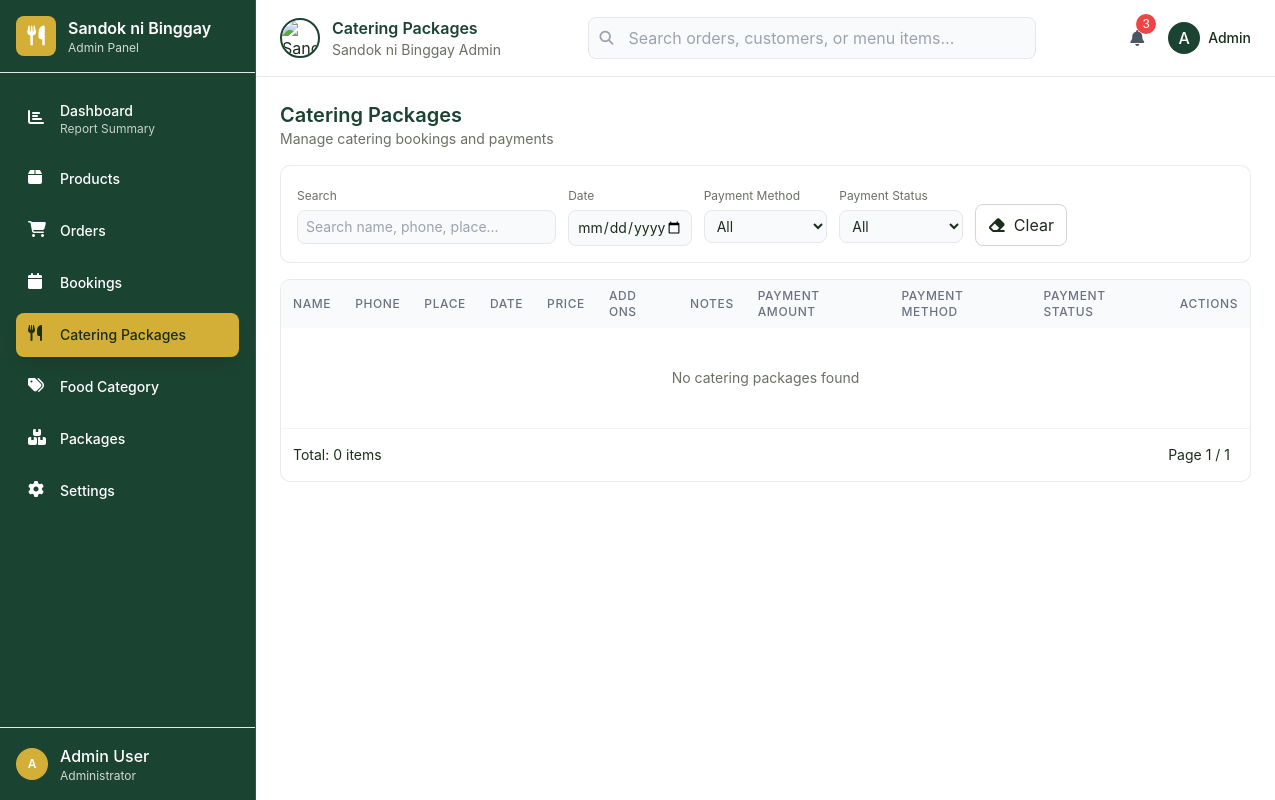
The app's page /admin/admin.php?section=catering, older data.
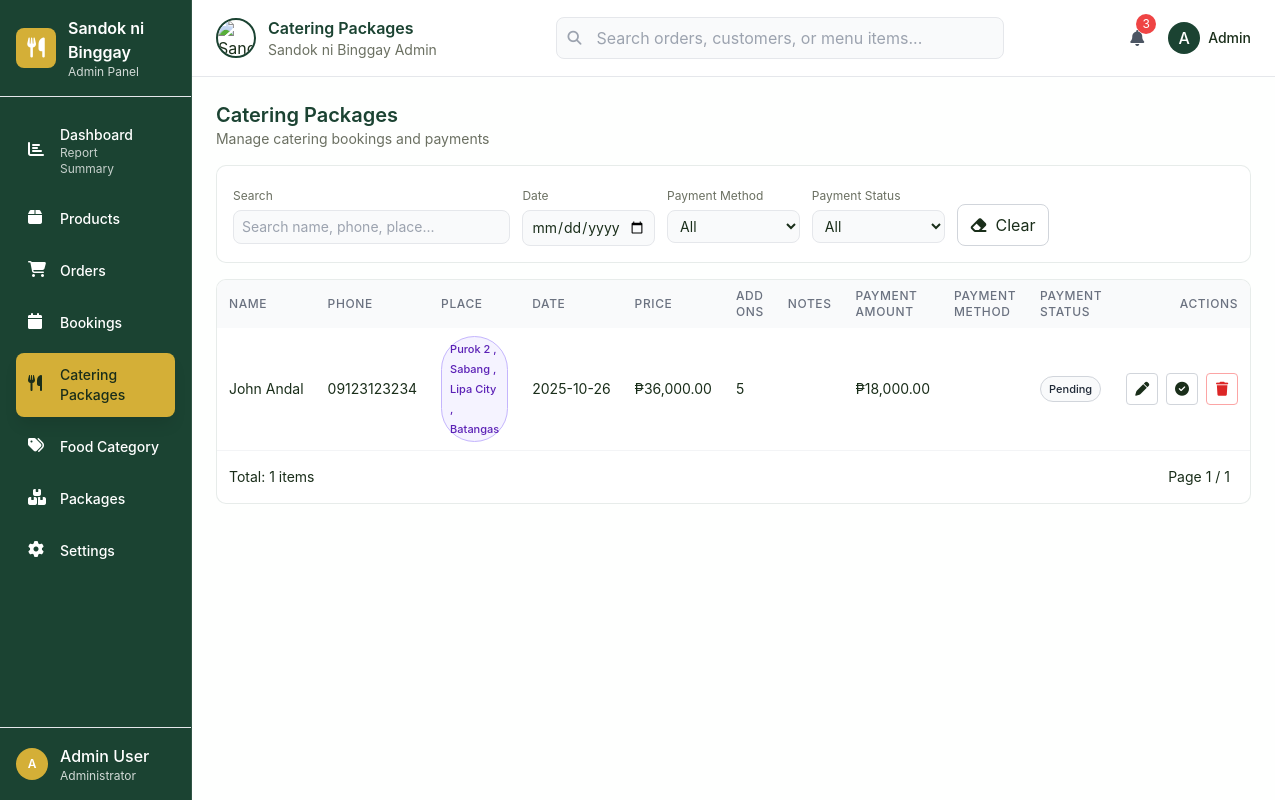
The same page, newer data.
### tables this page shows
CREATE TABLE `cateringpackages` (
  `cp_id` int(11) NOT NULL,
  `user_id` int(11) NOT NULL,
  `cp_name` varchar(255) NOT NULL,
  `cp_phone` varchar(11) NOT NULL,
  `cp_place` varchar(255) NOT NULL,
  `cp_date` date NOT NULL,
  `cp_price` decimal(10,2) NOT NULL,
  `cp_addon_pax` int(11) DEFAULT NULL,
  `cp_notes` text DEFAULT NULL,
  `created_at` timestamp NOT NULL DEFAULT current_timestamp() ON UPDATE current_timestamp()
);

### admin/admin.php (the view, shortened to what the rows shown need)
<!DOCTYPE html>
<html lang="en">
<head>
    <?php
        $db = new database();
    $section = $_GET['section'] ?? '';
    $section = is_string($section) ? strtolower($section) : '';
    ?>
    <script src="https://cdn.tailwindcss.com"></script>
    <link href="https://cdnjs.cloudflare.com/ajax/libs/font-awesome/6.4.0/css/all.min.css" rel="stylesheet">
</head>
<body class="h-screen overflow-hidden">
    <div class="flex h-full">
        <div class="flex-1 flex flex-col">
            <header class="bg-white border-b border-gray-200 px-6 py-4">
                <div class="flex items-center justify-between">
                    <div class="flex items-center gap-4">
                        <div class="flex items-center gap-3">
                            <div>
                                <h2 id="page-title" class="text-primary font-semibold"><?php
                                    $titleMap = [
                                        'dashboard' => 'Dashboard',
                                        'products' => 'Products Management',
                                        'orders' => 'Orders Management',
                                        'bookings' => 'Bookings Management',
                                        'catering' => 'Catering Packages',
                                        'categories' => 'Food Categories',
                                        'packages' => 'Packages',
                                        'settings' => 'Settings'
                                    ];
                                    echo $titleMap[$section] ?? 'Dashboard';
                                ?></h2>
                            </div>
                        </div>
                    </div>
                </div>
            </header>
            <main class="flex-1 overflow-y-auto">
                <?php
                $cpPage = max(1, (int)($_GET['cp_page'] ?? 1));
                $cpLimit = 10; $cpOffset = ($cpPage - 1) * $cpLimit; $cpTotal = 0; $packages = [];
                if ($section === 'catering') {
                    try {
                        $pdo = $db->opencon();
                        $w = []; $p = [];
                        $where = $w ? ('WHERE '.implode(' AND ', $w)) : '';
                        $sqlBase = "FROM cateringpackages cp LEFT JOIN (
                            SELECT t.* FROM payments t INNER JOIN (
                                SELECT cp_id, MAX(CONCAT(pay_date,' ',LPAD(pay_id,10,'0'))) as mx
                                FROM payments WHERE cp_id IS NOT NULL GROUP BY cp_id
                            ) x ON x.cp_id=t.cp_id AND CONCAT(t.pay_date,' ',LPAD(t.pay_id,10,'0'))=x.mx
                        ) pay ON pay.cp_id=cp.cp_id $where";
                        $stmt = $pdo->prepare("SELECT cp.*, pay.pay_amount, pay.pay_method, pay.pay_status $sqlBase ORDER BY cp.cp_date DESC, cp.cp_id DESC LIMIT ? OFFSET ?");
                        $stmt->bindValue(count($p)+1, $cpLimit, PDO::PARAM_INT);
                        $stmt->bindValue(count($p)+2, $cpOffset, PDO::PARAM_INT);
                        $stmt->execute();
                        $packages = $stmt->fetchAll(PDO::FETCH_ASSOC);
                    } catch (Throwable $e) { $packages = []; $cpTotal = 0; }
                }
                function cp_chip_base(){ return 'inline-flex items-center px-2 py-0.5 rounded-full border text-[11px] font-medium'; }
                function cp_place_chip(){ return 'bg-violet-50 border-violet-300 text-violet-800'; }
                function cp_status_chip($s){ $n=strtolower(trim((string)$s)); if($n==='pending')return 'bg-gray-50 border-gray-300 text-gray-800'; return 'bg-stone-50 border-stone-300'; }
                ?>
                <div id="catering-content" class="section-content <?php echo ($section === 'catering') ? '' : 'hidden '; ?>p-6">
                    <div class="flex items-center justify-between mb-4">
                        <div>
                            <h2 class="text-xl font-semibold text-primary">Catering Packages</h2>
                        </div>
                    </div>
                    <div id="cp-list" class="card overflow-hidden">
                        <div class="overflow-x-auto">
                            <table class="min-w-full text-sm">
                                <thead class="bg-gray-50">
                                    <tr>
                                        <th class="px-3 py-2 text-left text-xs font-medium text-gray-500 uppercase tracking-wider">Name</th>
                                        <th class="px-3 py-2 text-left text-xs font-medium text-gray-500 uppercase tracking-wider">Phone</th>
                                        <th class="px-3 py-2 text-left text-xs font-medium text-gray-500 uppercase tracking-wider">Place</th>
                                        <th class="px-3 py-2 text-left text-xs font-medium text-gray-500 uppercase tracking-wider">Date</th>
                                        <th class="px-3 py-2 text-left text-xs font-medium text-gray-500 uppercase tracking-wider">Price</th>
                                        <th class="px-3 py-2 text-left text-xs font-medium text-gray-500 uppercase tracking-wider">Add ons</th>
                                        <th class="px-3 py-2 text-left text-xs font-medium text-gray-500 uppercase tracking-wider">Notes</th>
                                        <th class="px-3 py-2 text-left text-xs font-medium text-gray-500 uppercase tracking-wider">Payment Amount</th>
                                        <th class="px-3 py-2 text-left text-xs font-medium text-gray-500 uppercase tracking-wider">Payment Method</th>
                                        <th class="px-3 py-2 text-left text-xs font-medium text-gray-500 uppercase tracking-wider">Payment Status</th>
                                        <th class="px-3 py-2 text-right text-xs font-medium text-gray-500 uppercase tracking-wider">Actions</th>
                                    </tr>
                                </thead>
                                <tbody id="cp-table" class="bg-white divide-y divide-gray-200">
                                    <?php if ($packages): foreach ($packages as $cp): ?>
                                        <tr>
                                            <td class="px-3 py-2 whitespace-nowrap text-sm"><?= htmlspecialchars($cp['cp_name']) ?></td>
                                            <td class="px-3 py-2 whitespace-nowrap text-sm"><?= htmlspecialchars($cp['cp_phone']) ?></td>
                                            <td class="px-3 py-2 text-sm"><span class="<?= cp_chip_base().' '.cp_place_chip(); ?>" title="<?= htmlspecialchars($cp['cp_place']) ?>"><?= htmlspecialchars($cp['cp_place']) ?></span></td>
                                            <td class="px-3 py-2 whitespace-nowrap text-sm"><?= htmlspecialchars($cp['cp_date']) ?></td>
                                            <td class="px-3 py-2 whitespace-nowrap text-sm">₱<?= number_format((float)$cp['cp_price'],2) ?></td>
                                            <td class="px-3 py-2 whitespace-nowrap text-sm"><?= htmlspecialchars((string)$cp['cp_addon_pax']) ?></td>
                                            <td class="px-3 py-2 text-sm max-w-[240px] truncate" title="<?= htmlspecialchars((string)$cp['cp_notes']) ?>"><?= htmlspecialchars((string)$cp['cp_notes']) ?></td>
                                            <td class="px-3 py-2 whitespace-nowrap text-sm"><?= $cp['pay_amount']!==null ? ('₱'.number_format((float)$cp['pay_amount'],2)) : '' ?></td>
                                            <td class="px-3 py-2 whitespace-nowrap text-sm"></td>
                                            <td class="px-3 py-2 whitespace-nowrap text-sm"><?php $s=$cp['pay_status']??''; if($s!==''){ ?><span class="<?= cp_chip_base().' '.cp_status_chip($s); ?>"><?= htmlspecialchars($s) ?></span><?php } ?></td>
                                            <td class="px-3 py-2 whitespace-nowrap text-right text-sm">
                                                <button class="cp-edit inline-flex items-center justify-center w-8 h-8 rounded border border-gray-300 hover:bg-gray-50" title="Edit" data-cp-id="<?= (int)$cp['cp_id'] ?>"><i class="fas fa-pen"></i></button>
                                                <button class="cp-paid inline-flex items-center justify-center w-8 h-8 rounded border border-gray-300 hover:bg-gray-50 ml-1" title="Paid" data-cp-id="<?= (int)$cp['cp_id'] ?>"><i class="fa-solid fa-circle-check"></i></button>
                                                <button class="cp-delete inline-flex items-center justify-center w-8 h-8 rounded border border-red-300 text-red-600 hover:bg-red-50 ml-1" title="Delete" data-cp-id="<?= (int)$cp['cp_id'] ?>"><i class="fas fa-trash"></i></button>
                                            </td>
                                        </tr>
                                    <?php endforeach; else: ?>
                                        <tr><td colspan="11" class="px-3 py-10 text-center text-sm text-muted-foreground">No catering packages found</td></tr>
                                    <?php endif; ?>
                                </tbody>
                            </table>
                        </div>
                    </div>
                </div>
            </main>
        </div>
    </div>
</body>
</html>

Row changes from the older to the newer data that the page shows:
added cateringpackages: cp_name "John Andal", cp_phone "09123123234", cp_place "Purok 2 , Sabang , Lipa City , Batangas", cp_date "2025-10-26", cp_price "36,000.00", cp_addon_pax "5", pay_amount "18,000.00", s "Pending"
Text that changed along with them:
$cpTotal: "0" → "1"
text no longer shown: "No catering packages found"
